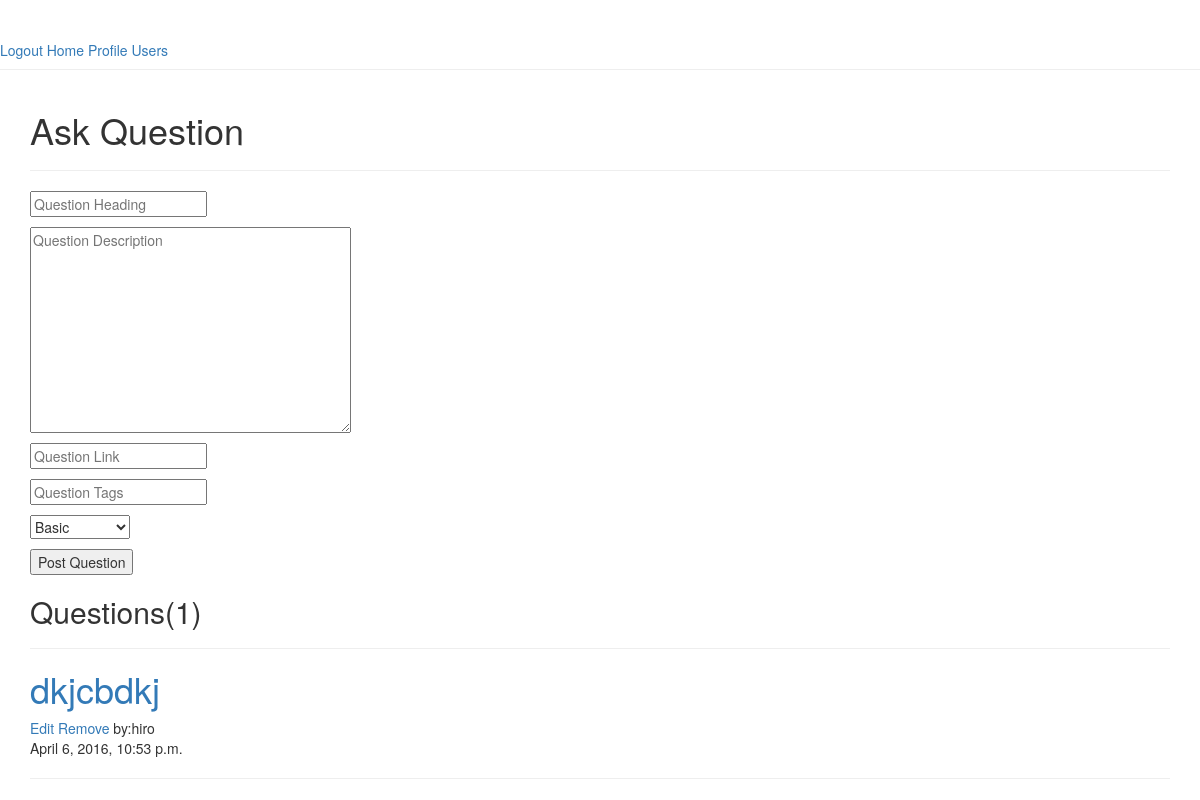
Before: /codehub/question/ (signed in) with the older database file.
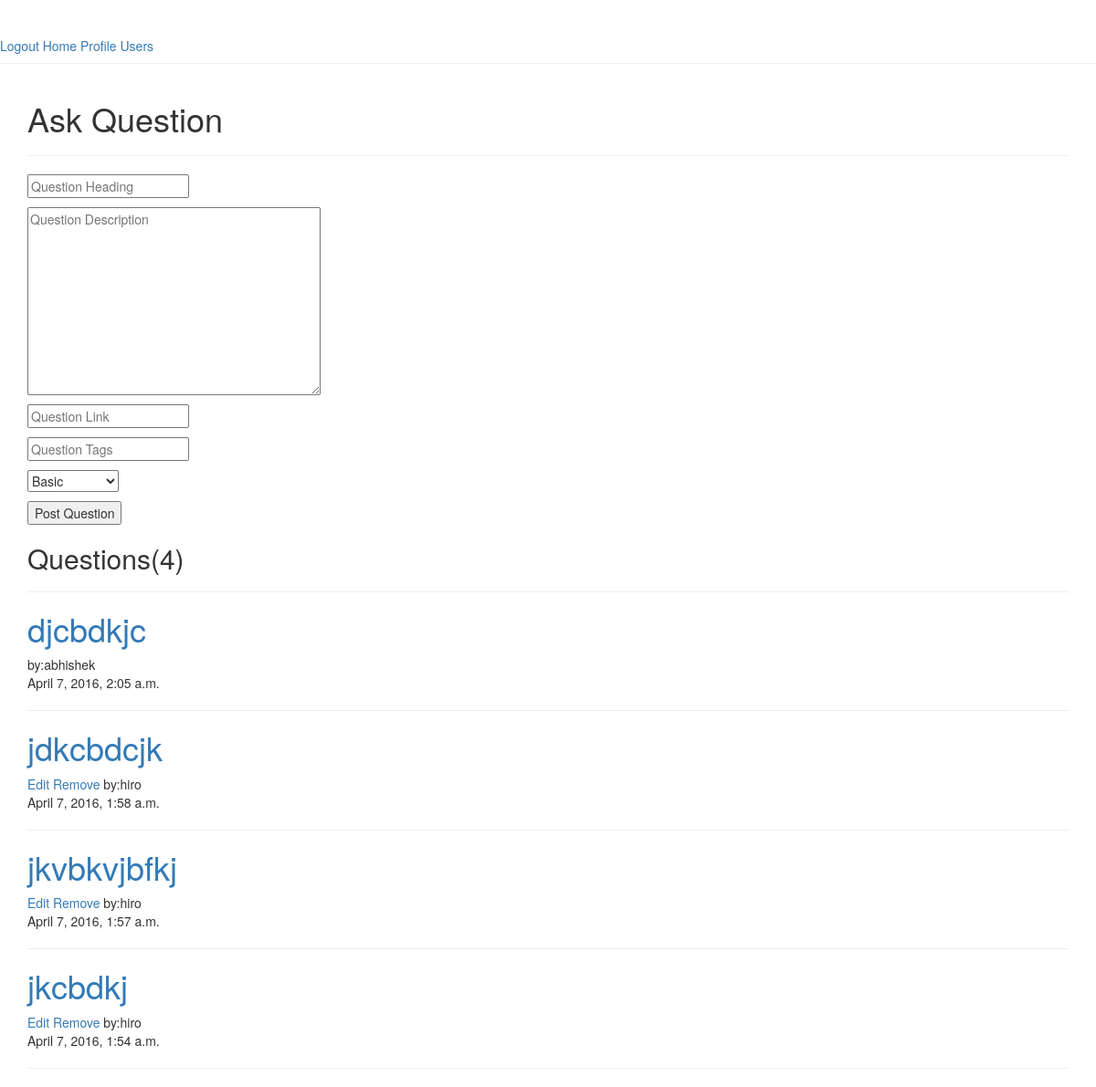
After: the same page with the newer database file.
### app/models.py (models this page shows, shortened)
class CodehubQuestionModel(models.Model):
    user = models.ForeignKey(User)
    question_heading = models.CharField(max_length = 200)
    question_description = MarkdownField()
    question_link = models.CharField(max_length = 100,blank = True)
    question_tags = models.CharField(max_length = 200)
    question_type = models.CharField(max_length = 20)
    timeStamp = models.DateTimeField(auto_now_add = True)

### app/views.py (the view)
    def wrapper(request,*args,**kwargs):
        if not request.user.is_authenticated():
            return redirect('login_view')
        return func(request,*args,**kwargs)

### app/forms.py
class CodehubQuestionForm(forms.ModelForm):
    CHOICES = (('Basic','Basic'),('Intermediate','Intermediate'),('Advanced','Advanced'))
    question_heading = forms.CharField(label = '',widget = forms.TextInput(attrs = {'placeholder':'Question Heading'}),max_length = 200)
    question_description = forms.CharField(label = '',widget = forms.Textarea(attrs = {'placeholder':'Question Description'}),max_length = 500)
    question_link = forms.URLField(label = '',widget = forms.TextInput(attrs = {'placeholder':'Question Link'}),max_length = 100,required = False)
    question_tags = forms.CharField(label = '',widget = forms.TextInput(attrs = {'placeholder':'Question Tags'}),max_length = 200)
    question_type = forms.ChoiceField(label = '',choices = CHOICES)
    class Meta:
        model = CodehubQuestionModel
        fields = ['question_heading','question_description','question_link','question_tags','question_type']

### app/views.py (called while the page is built)
def loginRequired(func):
    def wrapper(request,*args,**kwargs):
        if not request.user.is_authenticated():
            return redirect('login_view')
        return func(request,*args,**kwargs)
    return wrapper

### app/templates/codehub/question/question.html (shortened to what this page needs)
{% extends 'base.html' %}
{% block content %}
<h1>Ask Question</h1>
<hr/>
<form method = "post">
  {{ form.as_p }}
  <input type="submit" name = 'post_question' value="Post Question"/>
</form>
<h2>Questions({{ questions.count }})</h2>
<hr/>
{% for question in questions %}
  <h1><a href="{% url 'codehub_question_details' question.id %}">{{ question.question_heading }}</a></h1>
  {% if question.user.username == user.username %}
    <a href = "{% url 'edit_codehub_question' question.id %}">Edit</a>
    <a href = "{% url 'remove_codehub_question' question.id %}">Remove</a>
  {% endif %}
  by:{{ question.user.username }}<br/>
  {{ question.timeStamp }}
  <hr/>
{% endfor %}
{% endblock %}

### app/templates/base.html (shortened to what this page needs)
{% load staticfiles %}
<html>
  <head>
    {% load bootstrap3 %}
    {% bootstrap_css %}
  </head>
  <body>
  <div class = 'page-header'>
    {% if user.is_authenticated %}
    <a href="{% url 'logout_view' %}">Logout</a>
    <a href="{% url 'index' %}">Home</a>
    <a href = "{% url 'user_profile' user.id %}">Profile</a>
    <a href = "{% url 'get_users' %}">Users</a>
    {% else %}
    <a href="{% url 'login_view' %}">Login</a>
    <a href="{% url 'register_view' %}">Register</a>
    {% endif %}
  </div>
    <div class="container">
    {% block content %}
    {% endblock %}
    </div>
  </body>
</html>

Changed rows visible on the page:
removed CodehubQuestionModel: question_heading "dkjcbdkj", shows "Edit", user.username "hiro", timeStamp "April 6, 2016, 10:53 p.m."
added CodehubQuestionModel: question_heading "djcbdkjc", user.username "abhishek", timeStamp "April 7, 2016, 2:05 a.m."
added CodehubQuestionModel: question_heading "jdkcbdcjk", shows "Edit", user.username "hiro", timeStamp "April 7, 2016, 1:58 a.m."
added CodehubQuestionModel: question_heading "jkvbkvjbfkj", shows "Edit", user.username "hiro", timeStamp "April 7, 2016, 1:57 a.m."
added CodehubQuestionModel: question_heading "jkcbdkj", shows "Edit", user.username "hiro", timeStamp "April 7, 2016, 1:54 a.m."
Other visible differences:
{{ questions.count }}: "1" → "4"
